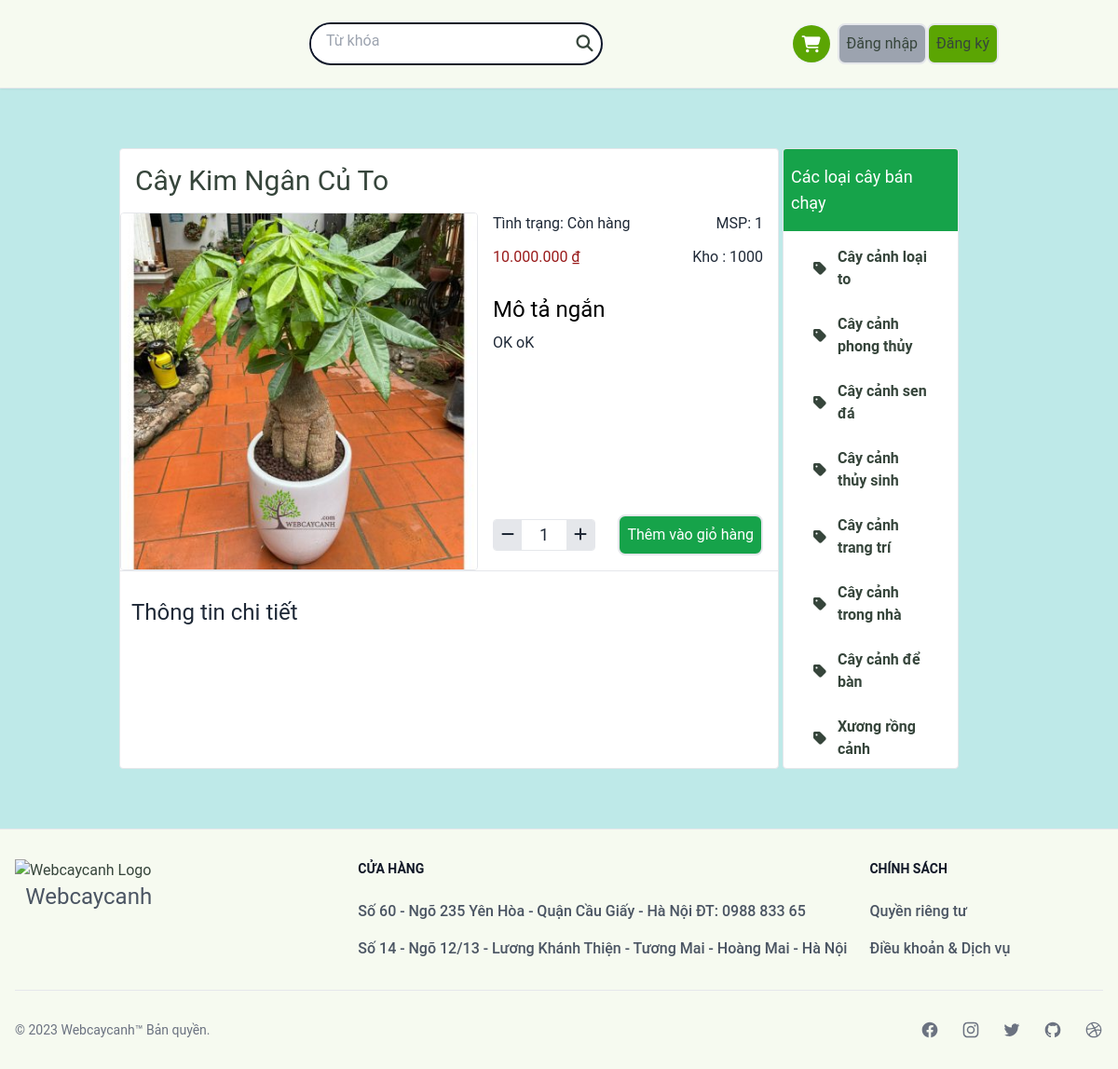
/product/1/, run on an earlier commit of the app's database.
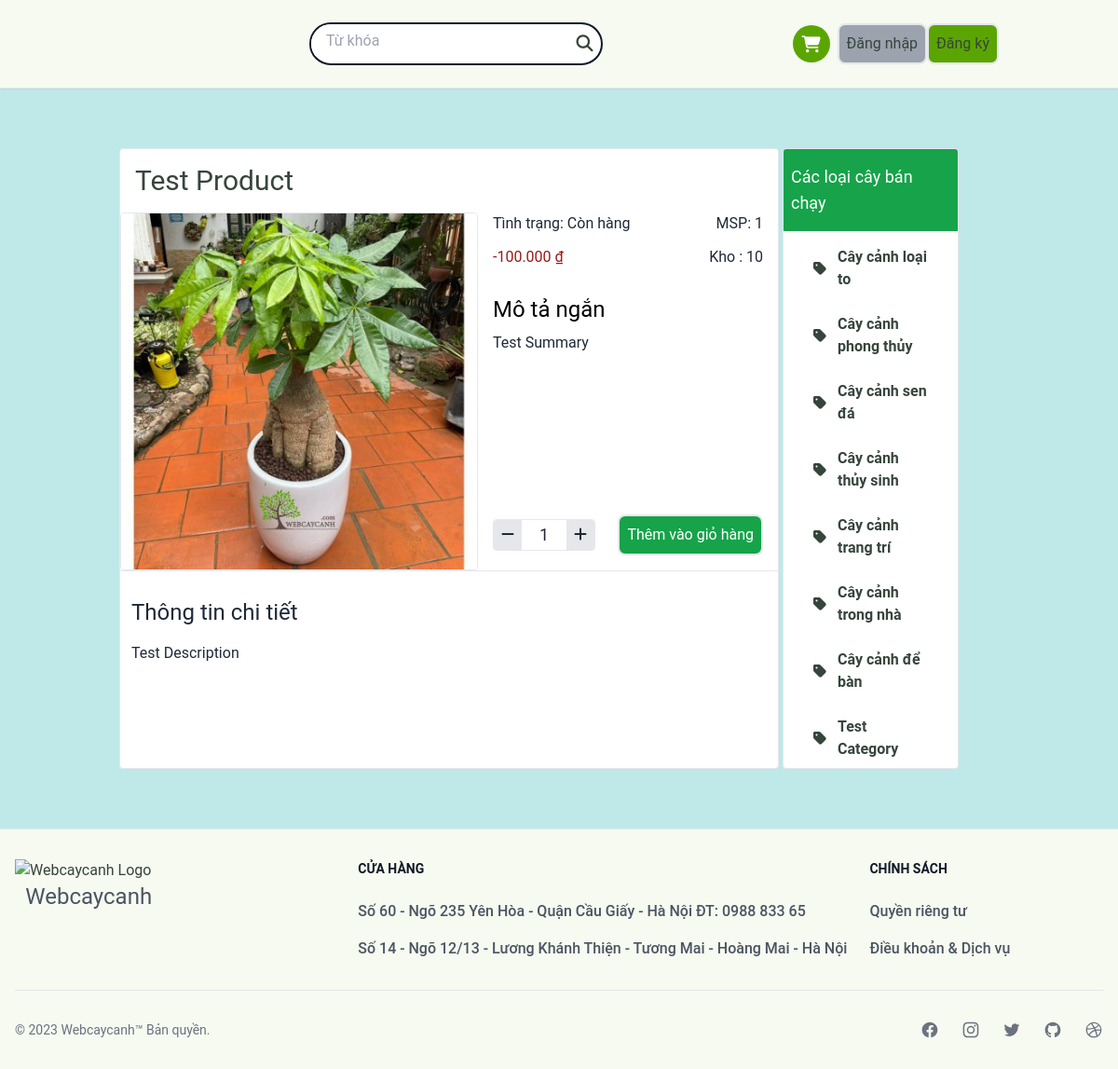
And on a later commit of the database.
### core/models.py (models this page shows, shortened)
class BaseModel(models.Model):
    created_at = models.DateTimeField(auto_now_add=True)
    updated_at = models.DateTimeField(auto_now=True)
    class Meta:
        abstract = True

class Product(BaseModel):
    name = models.CharField(max_length=255, unique=True, blank=False)
    price = models.DecimalField(
        max_digits=10, decimal_places=0, validators=[MinValueValidator(0)]
    )
    summary = models.TextField(default="")
    description = models.TextField(default="")
    quantity = models.PositiveIntegerField(default=0)
    category = models.ForeignKey(Category, on_delete=models.CASCADE)
    thumbnail = ProcessedImageField(
        upload_to=hashed_filename,
        default="defaults/product.png",
        processors=[ResizeToFill(400, 400)],
        format="PNG",
        options={"quality": 60},
    )
    def state(self):
        return "Còn hàng" if self.quantity > 0 else "Hết hàng"

class Category(BaseModel):
    label = models.CharField(max_length=255, unique=True, blank=False)
    image = ProcessedImageField(
        upload_to=hashed_filename,
        default="defaults/category.png",
        processors=[ResizeToFill(320, 320)],
        format="PNG",
        options={"quality": 60},
    )
    slug = models.SlugField(max_length=255, unique=True)

### core/views.py (the view)
# urls.py: path("product/<int:pk>/", DetailProductView.as_view(), name="product_detail"),
class DetailProductView(DetailView):
    model = Product
    template_name = "core/product_detail.html"
    def get_context_data(self, **kwargs):
        context = super().get_context_data(**kwargs)
        context["categories"] = Category.objects.order_by("label")[:8]
        return context

### core/templatetags/concurency.py (called while the page is built)
@register.filter
def vnd_format(value):
    return humanize.intcomma(value, False).replace(",", ".") + " ₫"

### templates/core/product_detail.html (shortened to what this page needs)
{% extends "layout/base.html" %}
{% load crispy_forms_tags %}
{% load static %}
{% load humanize %}
{% load concurency %}
{% block content %}
<div class="container overflow-hidden rounded flex my-16 items-stretch">
    <div id="product" class="bg-white border rounded w-3/4">
        <h1 class="text-3xl p-4">{{ product.name }}</h1>
        <div id="product-info" class="flex text-gray-800">
            <div id="product-image">
                <img class="w-96 rounded border" src="{{ product.thumbnail.url }}" alt="">
            </div>
            <div id="product-detail" class="flex flex-col gap-3 flex-1 px-4">
                <div class="flex justify-between">
                    <p>Tình trạng: {{ product.state }}</p>
                    <p>MSP: {{ product.id }}</p>
                </div>
                <div id="product-price" class="flex justify-between">
                    <p class=" text-red-800">{{ product.price|vnd_format }}</p>
                    <p>Kho : {{ product.quantity }}</p>
                </div>
                <div>
                    <p class="text-2xl text-black py-2 pt-4">Mô tả ngắn</p>
                    <p>{{ product.summary }}</p>
                </div>
                <div class="grow"></div>
                <form action="{% url 'core:cart_add' %}" method="post" class="flex items-center justify-between py-4">
                    <div class="flex border rounded overflow-hidden">
                        <button type="button" class="bg-gray-200 hover:bg-slate-600 hover:text-white p-1 px-2"
                            id="quantity-decrease">
                            <i class="fas fa-minus"></i>
                        </button>
                        <input name="quantity" readonly class="text-lg text-center w-12 outline-none" id="id_quantity"
                            value="1"></input>
                        <button type="button" class="bg-gray-200 p-1 px-2 hover:bg-slate-600 hover:text-white"
                            id="quantity-increase">
                            <i class="fas fa-plus"></i>
                        </button>
                    </div>
                    <button data-product-id="{{ product.id }}" data-quantity="{{ 1 }}" id="add-to-cart"
                        class="btn bg-green-600 text-white hover:bg-green-700 hover:text-gray-300">Thêm vào giỏ
                        hàng</button>
                </form>
            </div>
        </div>
        <hr>
        <div id="long-description" class="text-justify text-base p-3 text-gray-800">
            <h2 class="text-2xl my-4">Thông tin chi tiết</h2>
            <p>{{ product.description }}</p>
        </div>
    </div>
    <div id="sidebar" class="w-1/5 bg-white gap-2 ml-1 border rounded overflow-hidden flex flex-col">
        <h1 class="bg-[#16a34a] text-white text-lg px-2 py-4">Các loại cây bán chạy</h1>
        {% for cate in categories %}
        <a href="{% url 'core:product_by_category' cate.slug %}"
            class="flex justify-left gap-3 items-center p-2 px-8 text-base font-semibold hover:text-[#16a34a]">
            <i class="fa-solid fa-tag"></i>
            <span>{{ cate.label }}</span>
        </a>
        {% endfor %}
    </div>
</div>
{% endblock content %}

What changed in the data, as far as the page shows it:
no longer on this page (row unchanged): Category: label "Xương rồng cảnh"
changed Product "Còn hàng": name "Cây Kim Ngân Củ To" → "Test Product"; price|vnd_format "10.000.000 ₫" → "-100.000 ₫"; quantity "1000" → "10"; summary "OK oK" → "Test Summary"; description (not shown) → "Test Description"
added Category: label "Test Category"
